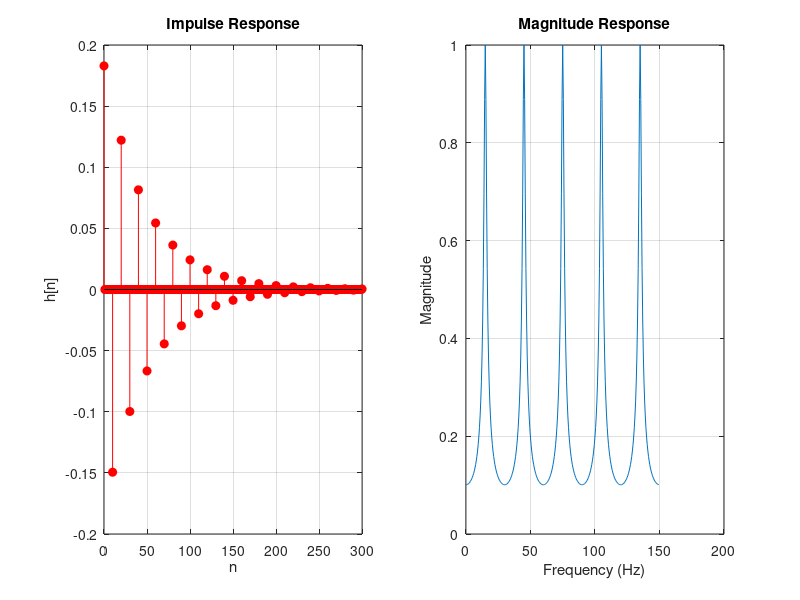

Recreate this plot in MATLAB.
%% Impulse Response
clear;
clc;

n = 0:9; 
r=0.98; 
fs=300; 
b = 1-r^10; % numerator coefficient of the filter function
a = [1,0,0,0,0,0,0,0,0,0,r^10]; % denominator coefficient of the filter function


figure; 

impulse = [1, zeros(1, fs)]; % create an impulse signal with 1 followed by fs zeros
h = filter(b, a, impulse); % apply the filter to the impulse signal and get the impulse response

subplot(1,2,1);
stem(0:fs, h, 'filled', 'r');

title('Impulse Response');
xlabel('n');
ylabel('h[n]');
grid on;

%% Magnitude

%Drawing for magnitude of the frequency response:
[h,f] = freqz(b,a,fs,fs); % calculate frequency response at fs points
subplot(1,2,2); 
plot(f,abs(h)); % plot magnitude as a function of frequency in Hz
title('Magnitude Response');
xlabel('Frequency (Hz)');
ylabel('Magnitude');
grid on;